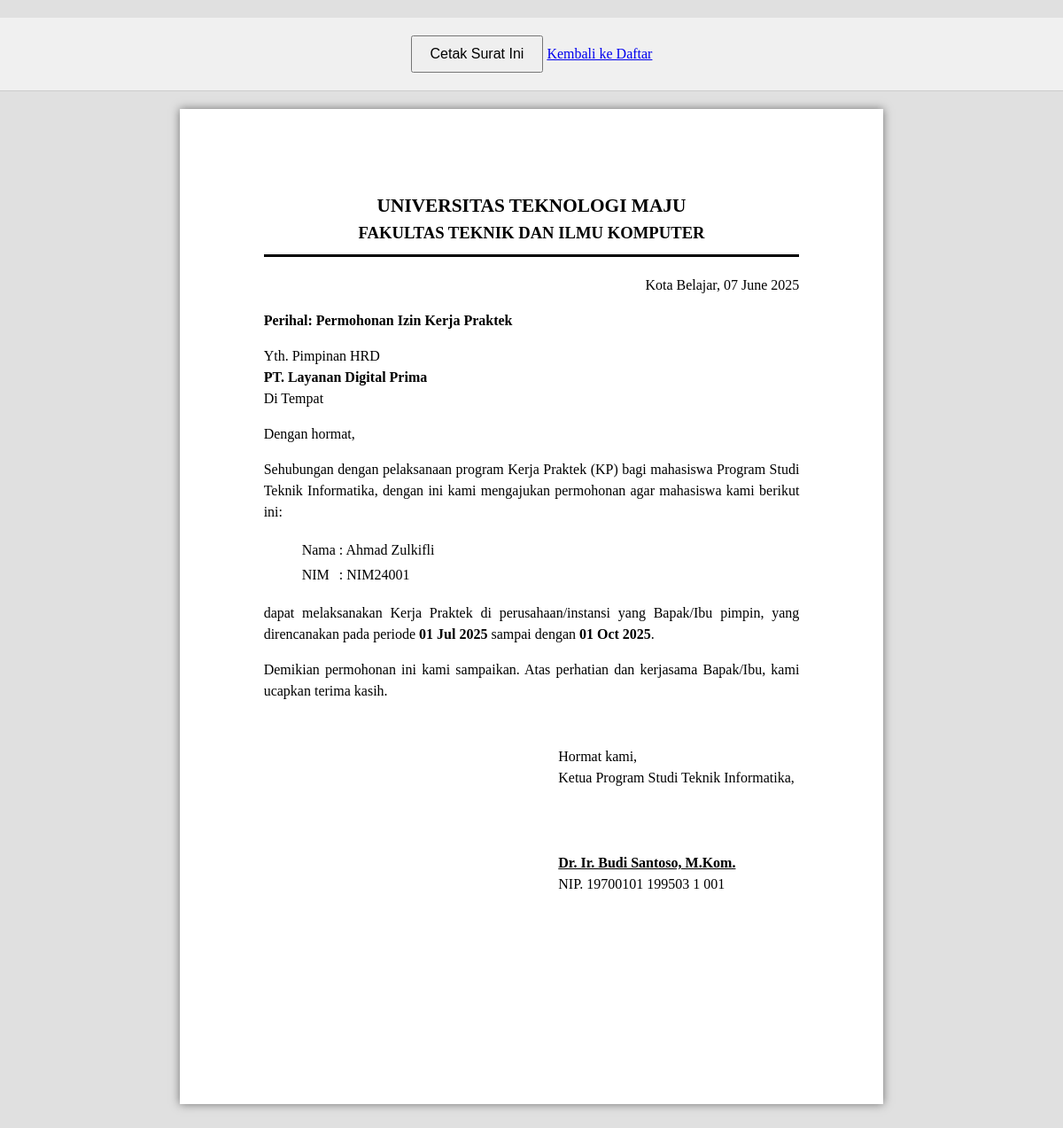
Screenshot of /admin_prodi/surat_generate.php?tipe=pengantar&id_pengajuan=1 (signed in) with the database file from the repository.
### tables this page shows
CREATE TABLE `pengajuan_kp` (
  `id_pengajuan` int NOT NULL,
  `nim` varchar(15) NOT NULL,
  `id_perusahaan` int DEFAULT NULL,
  `judul_kp` varchar(255) DEFAULT NULL,
  `deskripsi_kp` text,
  `tanggal_pengajuan` date NOT NULL,
  `tanggal_mulai_rencana` date DEFAULT NULL,
  `tanggal_selesai_rencana` date DEFAULT NULL,
  `status_pengajuan` enum('draft','diajukan_mahasiswa','diverifikasi_dospem','disetujui_dospem','ditolak_dospem','menunggu_konfirmasi_perusahaan','diterima_perusahaan','ditolak_perusahaan','penentuan_dospem_kp','kp_berjalan','selesai_pelaksanaan','laporan_disetujui','selesai_dinilai','dibatalkan') DEFAULT 'draft',
  `nip_dosen_pembimbing_kp` varchar(20) DEFAULT NULL,
  `catatan_admin` text,
  `catatan_dosen` text,
  `surat_pengantar_path` varchar(255) DEFAULT NULL,
  `surat_balasan_perusahaan_path` varchar(255) DEFAULT NULL,
  `created_at` timestamp NOT NULL DEFAULT CURRENT_TIMESTAMP,
  `updated_at` timestamp NOT NULL DEFAULT CURRENT_TIMESTAMP ON UPDATE CURRENT_TIMESTAMP
);

CREATE TABLE `perusahaan` (
  `id_perusahaan` int NOT NULL,
  `email_perusahaan` varchar(100) NOT NULL,
  `password_perusahaan` varchar(100) NOT NULL,
  `nama_perusahaan` varchar(100) NOT NULL,
  `alamat` text,
  `bidang` varchar(100) DEFAULT NULL,
  `kontak_person_nama` varchar(100) DEFAULT NULL,
  `kontak_person_email` varchar(100) DEFAULT NULL,
  `kontak_person_no_hp` varchar(20) DEFAULT NULL,
  `status_akun` enum('pending_approval','active','inactive') DEFAULT 'pending_approval',
  `created_at` timestamp NOT NULL DEFAULT CURRENT_TIMESTAMP,
  `updated_at` timestamp NOT NULL DEFAULT CURRENT_TIMESTAMP ON UPDATE CURRENT_TIMESTAMP
);

CREATE TABLE `mahasiswa` (
  `nim` varchar(15) NOT NULL,
  `password` varchar(100) NOT NULL,
  `nama` varchar(100) NOT NULL,
  `email` varchar(100) NOT NULL,
  `no_hp` varchar(20) DEFAULT NULL,
  `prodi` varchar(50) DEFAULT NULL,
  `angkatan` int DEFAULT NULL,
  `ipk` decimal(3,2) DEFAULT '0.00',
  `sks_lulus` int DEFAULT '0',
  `status_akun` enum('pending_verification','active','suspended') DEFAULT 'pending_verification',
  `created_at` timestamp NOT NULL DEFAULT CURRENT_TIMESTAMP,
  `updated_at` timestamp NOT NULL DEFAULT CURRENT_TIMESTAMP ON UPDATE CURRENT_TIMESTAMP
);

### admin_prodi/surat_generate.php (the view, shortened to what this page needs)
<?php
$id_pengajuan_url = null;
$tipe_surat = null;
$data_surat = null;
$error_message = '';
if (isset($_GET['id_pengajuan']) && filter_var($_GET['id_pengajuan'], FILTER_VALIDATE_INT)) {
    $id_pengajuan_url = (int)$_GET['id_pengajuan'];
} else {
    $error_message = "ID Pengajuan tidak valid.";
}
if (isset($_GET['tipe'])) {
    $tipe_surat = $_GET['tipe'];
} else {
    if (empty($error_message)) $error_message = "Tipe surat tidak ditentukan.";
}
if (empty($error_message)) {
    require_once '../config/db_connect.php';
    if ($conn) {
        $sql_base = "SELECT
                        m.nama AS nama_mahasiswa, m.nim, m.prodi AS prodi_mahasiswa, m.angkatan,
                        pk.judul_kp, pk.tanggal_mulai_rencana, pk.tanggal_selesai_rencana,
                        p.nama_perusahaan, p.alamat AS alamat_perusahaan,
                        d.nama_dosen AS nama_dosen_pembimbing, d.nip AS nip_dosen_pembimbing
                    FROM pengajuan_kp pk
                    JOIN mahasiswa m ON pk.nim = m.nim
                    LEFT JOIN perusahaan p ON pk.id_perusahaan = p.id_perusahaan
                    LEFT JOIN dosen_pembimbing d ON pk.nip_dosen_pembimbing_kp = d.nip
                    WHERE pk.id_pengajuan = ?";
        $stmt = $conn->prepare($sql_base);
        if ($stmt) {
            $stmt->bind_param("i", $id_pengajuan_url);
            $stmt->execute();
            $result = $stmt->get_result();
            if ($result->num_rows === 1) {
                $data_surat = $result->fetch_assoc();
            } else {
                $error_message = "Data pengajuan KP tidak ditemukan untuk ID: " . $id_pengajuan_url;
            }
        } else {
            $error_message = "Gagal menyiapkan query: " . $conn->error;
        }
    } else {
        $error_message = "Koneksi database gagal.";
    }
}
$nama_universitas = "UNIVERSITAS TEKNOLOGI MAJU";
$nama_fakultas = "FAKULTAS TEKNIK DAN ILMU KOMPUTER";
$nama_prodi_penyelenggara = "Program Studi Teknik Informatika";
$kota_surat_dibuat = "Kota Belajar";
$jabatan_penandatangan = "Ketua Program Studi Teknik Informatika";
$nama_penandatangan = "Dr. Ir. Budi Santoso, M.Kom.";
$nip_penandatangan = "19700101 199503 1 001";
$tanggal_surat = date("d F Y");
?>
<!DOCTYPE html>
<html lang="id">
<head>
</head>
<body>
    <div class="print-button-container">
        <button onclick="window.print()" class="print-button">Cetak Surat Ini</button>
        <a href="surat_generate_list.php">Kembali ke Daftar</a>
    </div>
    <?php if (!empty($error_message)): ?>
        <div class="surat-container" style="text-align:center;">
            <h2 style="color:red;">Error</h2>
            <p><?php echo htmlspecialchars($error_message); ?></p>
        </div>
    <?php elseif ($data_surat): ?>
        <?php if ($tipe_surat === 'pengantar'): ?>
            <div class="surat-container">
                <div class="kop-surat">
                    <h1><?php echo $nama_universitas; ?></h1>
                    <h2><?php echo $nama_fakultas; ?></h2>
                </div>
                <p style="text-align: right;"><?php echo $kota_surat_dibuat . ", " . $tanggal_surat; ?></p>
                <p><strong>Perihal: Permohonan Izin Kerja Praktek</strong></p>
                <p>Yth. Pimpinan HRD<br>
                <strong><?php echo htmlspecialchars($data_surat['nama_perusahaan']); ?></strong><br>
                Di Tempat</p>
                <div class="isi-surat">
                    <p>Dengan hormat,</p>
                    <p>Sehubungan dengan pelaksanaan program Kerja Praktek (KP) bagi mahasiswa <?php echo htmlspecialchars($nama_prodi_penyelenggara); ?>, dengan ini kami mengajukan permohonan agar mahasiswa kami berikut ini:</p>
                    <div class="detail-mahasiswa">
                        <table>
                            <tr><td>Nama</td><td>: <?php echo htmlspecialchars($data_surat['nama_mahasiswa']); ?></td></tr>
                            <tr><td>NIM</td><td>: <?php echo htmlspecialchars($data_surat['nim']); ?></td></tr>
                        </table>
                    </div>
                    <p>dapat melaksanakan Kerja Praktek di perusahaan/instansi yang Bapak/Ibu pimpin, yang direncanakan pada periode <strong><?php echo date("d M Y", strtotime($data_surat['tanggal_mulai_rencana'])); ?></strong> sampai dengan <strong><?php echo date("d M Y", strtotime($data_surat['tanggal_selesai_rencana'])); ?></strong>.</p>
                    <p>Demikian permohonan ini kami sampaikan. Atas perhatian dan kerjasama Bapak/Ibu, kami ucapkan terima kasih.</p>
                </div>
                <div class="tanda-tangan-section">
                    <div class="tanda-tangan-blok">
                        Hormat kami,<br>
                        <?php echo $jabatan_penandatangan; ?>,<br><br><br><br>
                        <strong><u><?php echo $nama_penandatangan; ?></u></strong><br>
                        NIP. <?php echo $nip_penandatangan; ?>
                    </div>
                </div>
            </div>
        <?php endif; ?>
    <?php endif; ?>
</body>
</html>

### admin_prodi/surat_generate.php (style rules this page uses)
body { font-family: 'Times New Roman', Times, serif; font-size: 12pt; line-height: 1.5; background-color: #e0e0e0; margin: 0; padding: 20px 0; }
.surat-container { width: 21cm; min-height: 29.7cm; padding: 2.5cm; margin: 20px auto; background-color: #fff; box-shadow: 0 0 10px rgba(0,0,0,0.5); box-sizing: border-box; }
.print-button-container { text-align: center; padding: 20px; background-color: #f0f0f0; border-bottom: 1px solid #ccc; }
.print-button { padding: 10px 20px; font-size: 16px; cursor: pointer; }
.kop-surat { text-align: center; border-bottom: 3px solid black; padding-bottom: 10px; margin-bottom: 20px; }
.kop-surat h1, .kop-surat h2 { margin: 0; text-transform: uppercase; }
.kop-surat h1 { font-size: 16pt; }
.kop-surat h2 { font-size: 14pt; }
.isi-surat { text-align: justify; }
.detail-mahasiswa table { margin-left: 40px; }
.tanda-tangan-section { margin-top: 50px; }
.tanda-tangan-blok { width: 45%; float: right; }

### rows the page displays
pengajuan_kp: id_perusahaan.nama_perusahaan "PT. Layanan Digital Prima", nim.nama "Ahmad Zulkifli", nim.nim "NIM24001", tanggal_mulai_rencana "01 Jul 2025", tanggal_selesai_rencana "01 Oct 2025"

### other values shown
$nama_universitas "UNIVERSITAS TEKNOLOGI MAJU"
$nama_fakultas "FAKULTAS TEKNIK DAN ILMU KOMPUTER"
$kota_surat_dibuat "Kota Belajar"
$nama_prodi_penyelenggara "Program Studi Teknik Informatika"
$jabatan_penandatangan "Ketua Program Studi Teknik Informatika"
$nama_penandatangan "Dr. Ir. Budi Santoso, M.Kom."
$nip_penandatangan "19700101 199503 1 001"
